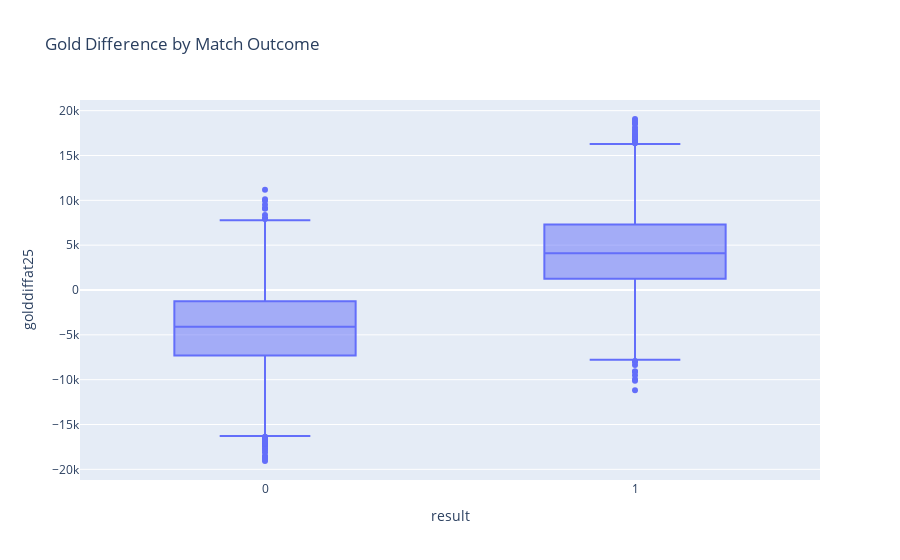
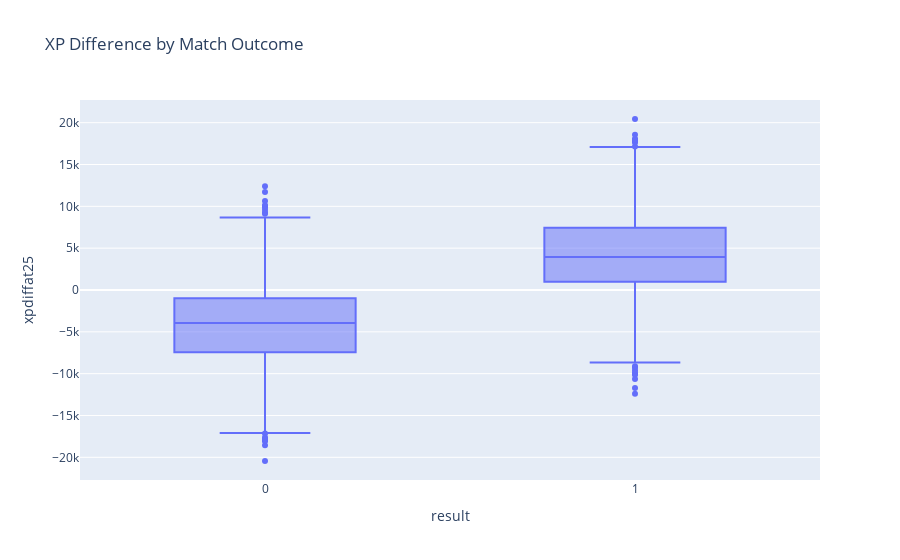

Write notebook code for charts like these, in order.
### Code cell
fig2 = px.box(data, x='result', y='golddiffat25', title='Gold Difference by Match Outcome')
fig2.show()
fig3 = px.box(data, x='result', y='xpdiffat25', title='XP Difference by Match Outcome')
fig3.show()

### Figure 1 — Plotly figure (JSON) as saved in the notebook; plotly's stock layout.template omitted (floating-point values rounded to 4 significant figures; data arrays with more than 128 entries replaced by an {"elided": "..."} marker saying what was removed)
{"data": [{"alignmentgroup": "True", "hovertemplate": "result=%{x}<br>golddiffat25=%{y}<extra></extra>", "legendgroup": "", "marker": {"color": "#636efa"}, "name": "", "notched": false, "offsetgroup": "", "orientation": "v", "showlegend": false, "type": "box", "x": {"elided": "11418 int values"}, "x0": " ", "xaxis": "x", "y": {"elided": "11418 int values"}, "y0": " ", "yaxis": "y"}], "layout": {"boxmode": "group", "legend": {"tracegroupgap": 0}, "title": {"text": "Gold Difference by Match Outcome"}, "xaxis": {"anchor": "y", "domain": [0, 1], "title": {"text": "result"}}, "yaxis": {"anchor": "x", "domain": [0, 1], "title": {"text": "golddiffat25"}}}}

### Figure 2 — Plotly figure (JSON) as saved in the notebook; plotly's stock layout.template omitted (floating-point values rounded to 4 significant figures; data arrays with more than 128 entries replaced by an {"elided": "..."} marker saying what was removed)
{"data": [{"alignmentgroup": "True", "hovertemplate": "result=%{x}<br>xpdiffat25=%{y}<extra></extra>", "legendgroup": "", "marker": {"color": "#636efa"}, "name": "", "notched": false, "offsetgroup": "", "orientation": "v", "showlegend": false, "type": "box", "x": {"elided": "11418 int values"}, "x0": " ", "xaxis": "x", "y": {"elided": "11418 int values"}, "y0": " ", "yaxis": "y"}], "layout": {"boxmode": "group", "legend": {"tracegroupgap": 0}, "title": {"text": "XP Difference by Match Outcome"}, "xaxis": {"anchor": "y", "domain": [0, 1], "title": {"text": "result"}}, "yaxis": {"anchor": "x", "domain": [0, 1], "title": {"text": "xpdiffat25"}}}}
